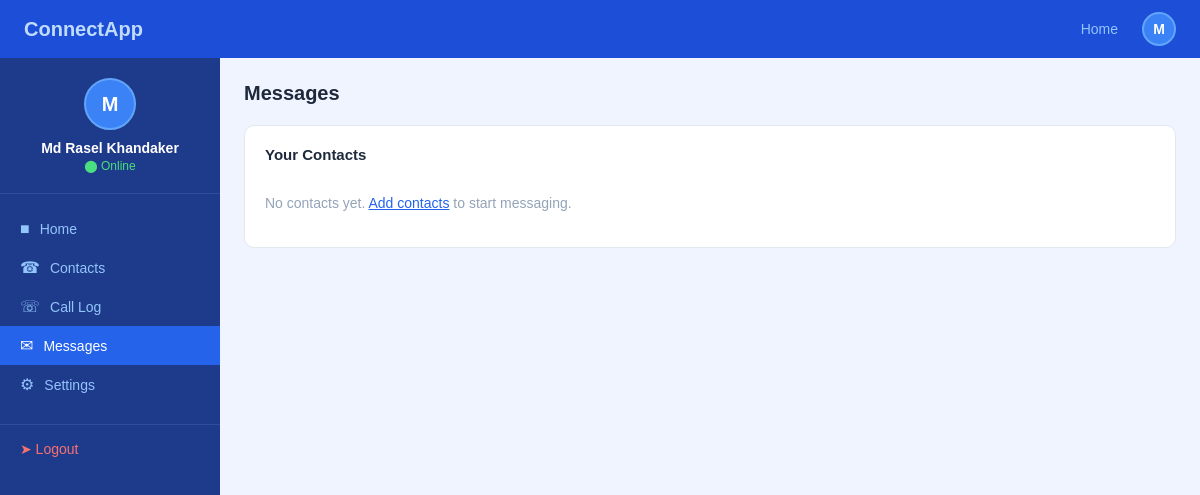
/messages (signed in), run on an earlier commit of the app's database.
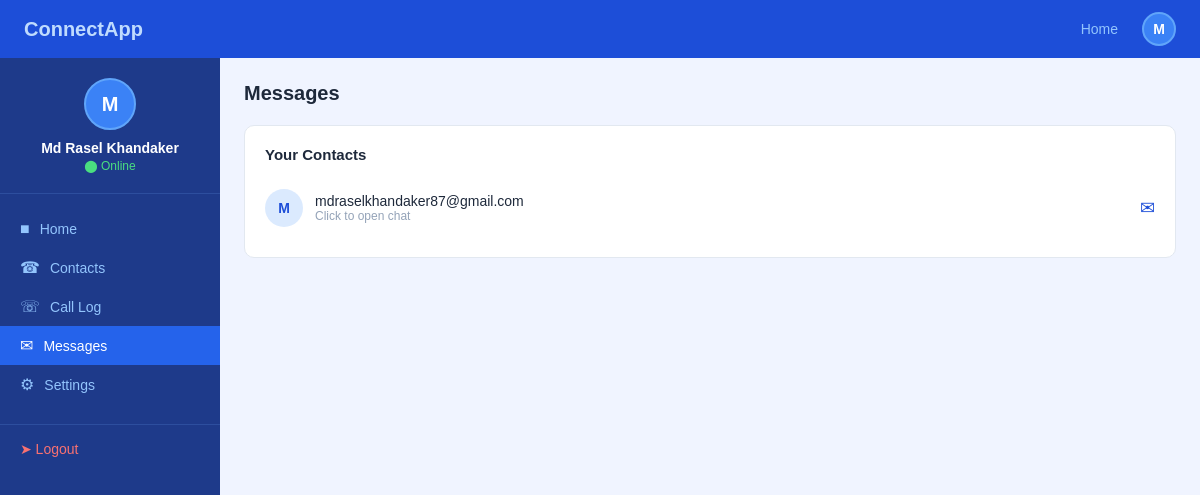
And on a later commit of the database.
### tables this page shows
CREATE TABLE contacts (
        id INTEGER PRIMARY KEY AUTOINCREMENT,
        owner_email TEXT NOT NULL,
        contact_email TEXT NOT NULL,
        contact_name TEXT NOT NULL,
        contact_phone TEXT
    );

### app.py (the view)
@app.route('/messages')
def messages():
    if 'email' not in session:
        return redirect(url_for('home'))
    ph = '%s' if os.environ.get('DATABASE_URL') else '?'
    conn = get_db()
    c = conn.cursor()
    c.execute(f'SELECT * FROM contacts WHERE owner_email={ph}', (session['email'],))
    contacts = c.fetchall()
    conn.close()
    return render_template('messages.html',
                           username=session['name'],
                           email=session['email'],
                           contacts=contacts)

### app.py (called while the page is built)
def get_db():
    DATABASE_URL = os.environ.get('DATABASE_URL')
    if DATABASE_URL:
        result = urlparse(DATABASE_URL)
        conn = psycopg2.connect(
            database=result.path[1:],
            user=result.username,
            password=result.password,
            host=result.hostname,
            port=result.port
        )
    else:
        conn = sqlite3.connect('users.db')
    return conn

### templates/messages.html (shortened to what this page needs)
<!DOCTYPE html>
<html>
<head>
    <link rel="stylesheet" href="{{ url_for('static', filename='style.css') }}">
</head>
<body>
<nav class="navbar">
    <span class="logo">ConnectApp</span>
    <div class="nav-links">
        <a href="/dashboard">Home</a>
        <div class="nav-avatar">{{ username[0]|upper }}</div>
    </div>
</nav>
<div class="dashboard-wrapper">
    <div class="sidebar">
        <div class="user-info">
            <div class="user-avatar">{{ username[0]|upper }}</div>
            <div class="user-name">{{ username }}</div>
            <div class="user-status">&#11044; Online</div>
        </div>
        <a href="/dashboard" class="menu-item">
            <span class="menu-icon">&#9632;</span> Home
        </a>
        <a href="/contacts" class="menu-item">
            <span class="menu-icon">&#9742;</span> Contacts
        </a>
        <a href="/calllog" class="menu-item">
            <span class="menu-icon">&#9743;</span> Call Log
        </a>
        <a href="/messages" class="menu-item active">
            <span class="menu-icon">&#9993;</span> Messages
        </a>
        <a href="/settings" class="menu-item">
            <span class="menu-icon">&#9881;</span> Settings
        </a>
        <a href="/logout" class="logout-btn">&#10148; Logout</a>
    </div>
    <div class="main-content">
        <div class="page-title">Messages</div>
        <div class="section-card">
            <div class="section-header">
                <span class="section-title">Your Contacts</span>
            </div>
            {% if contacts %}
                {% for contact in contacts %}
                <a href="/chat/{{ contact[2] }}" style="text-decoration:none;">
                    <div class="contact-row" style="cursor:pointer;">
                        <div class="contact-avatar" style="background:#dbeafe;color:#1d4ed8;">
                            {{ contact[2][0]|upper }}
                        </div>
                        <div class="contact-info">
                            <div class="contact-name">{{ contact[2] }}</div>
                            <div class="contact-sub">Click to open chat</div>
                        </div>
                        <span style="font-size:18px;color:#1d4ed8;">&#9993;</span>
                    </div>
                </a>
                {% endfor %}
            {% else %}
                <p style="color:#94a3b8;font-size:14px;padding:16px 0;">
                    No contacts yet. <a href="/contacts" style="color:#2563eb;">Add contacts</a> to start messaging.
                </p>
            {% endif %}
        </div>
    </div>
</div>
</body>
</html>

What changed in the data, as far as the page shows it:
added contacts: contact_email "M", contact_email "mdraselkhandaker87@gmail.com"
Also different on the page:
text no longer shown: "No contacts yet. Add contacts to start messaging."
